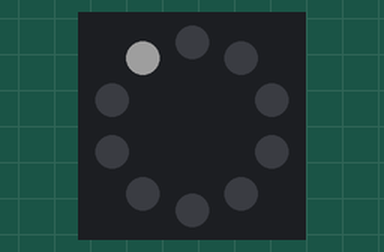
Bench run of a program on a simulated Circuit Playground running CircuitPython. Shown: the board's ring of 10 RGB LEDs (number 0 left of the top, counting anticlockwise). Dim RGB values are drawn brighter than linear.

Above: at 0.1 s.
At 4.6 s:
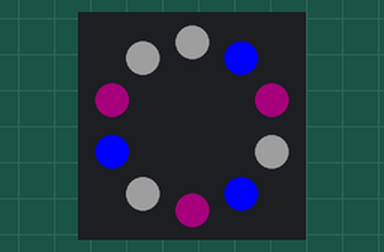
At 5.1 s:
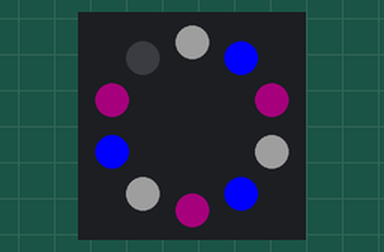
At 8.6 s:
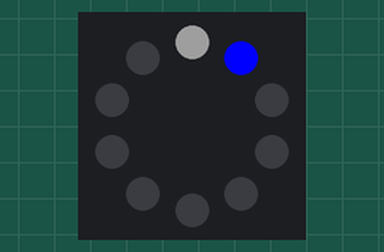
At 9.6 s:
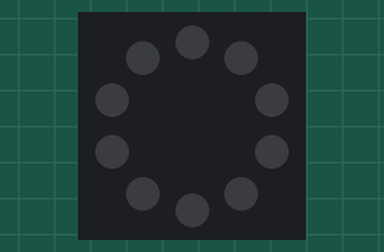
At 10.6 s:
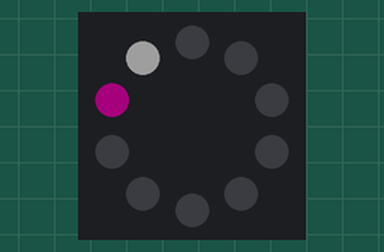

The program:

code.py
```python
import time
from adafruit_circuitplayground.express import cpx

white = (30, 30, 30)
pink = (40, 0, 30)
blue = (0, 0, 255)
colors = [white, pink, blue, white, pink, blue, white, pink, blue, white]
while True:
    for i in range(0, 10):
        cpx.pixels[i] = colors[i]
        time.sleep(.5)

    for i in range(0, 10):
        cpx.pixels[i] = (0, 0, 0)
        time.sleep(.5)
```

Measured:
- by itself, everything shown: repeats every 10.0 s, in 20 steps
- what the display in image 1 shows lasts 0.5 s, from 4.5 s to 5.0 s
